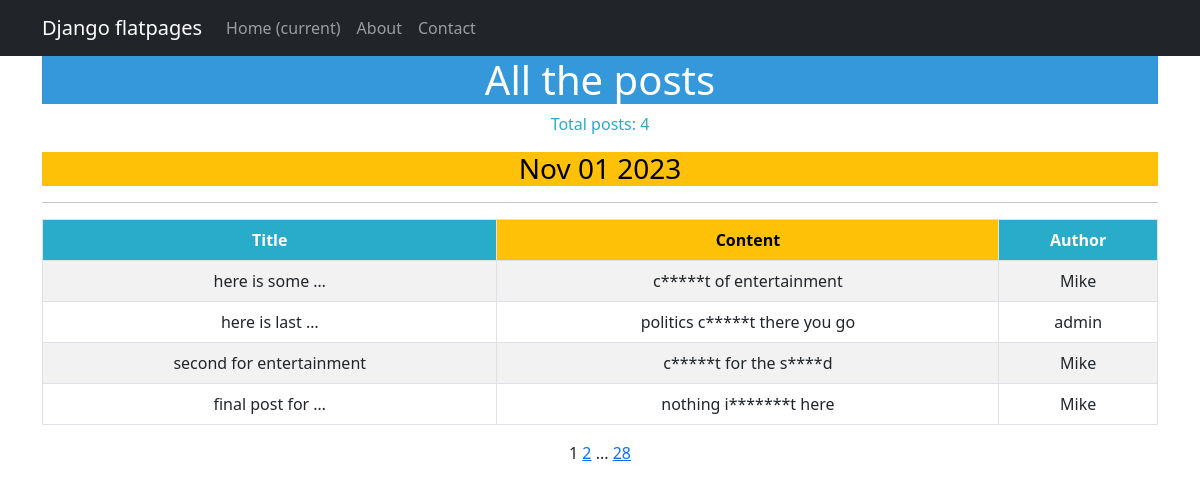
The app's page /articles/ with its own data.
### application/models.py (models this page shows, shortened)
class Post(models.Model):
    author = models.ForeignKey(Author, on_delete=models.CASCADE)
    options = models.CharField(max_length=10, choices=[('article', 'Article'), ('news', 'News')], default='article')
    time_of_creation = models.DateTimeField(auto_now_add=True)   #auto_now_add=True
    categories = models.ManyToManyField('Category', through='PostCategory')
    title = models.CharField(max_length=255)            #app - client_name
    content_of_article = models.TextField()             #app - message
    rating = models.IntegerField(default=0)

class Author(models.Model):
    author = models.OneToOneField(User, on_delete=models.CASCADE)
    rating = models.IntegerField(default=0)

### application/views.py (the view)
# urls.py: path('', PostList.as_view(), name='post_list'),# cache_page(60) is off
class PostList(ListView):
    model = Post
    template_name = 'posts.html'
    context_object_name = 'posts'
    paginate_by = 4

### application/templatetags/custom_filters_app.py (called while the page is built)
@register.filter
def replace_letters(value):
    words = value.split()
    result = []
    for word in words:
        if word in forbidden_words:
            result.append(word[0] + '*' * (len(word)-2) + word[-1])
        else:
            result.append(word)
    return ' '.join(result)

### news/templatetags/custom_tags.py (called while the page is built)
@register.simple_tag()
def current_time(format_string='%b %d %Y'):
   return datetime.utcnow().strftime(format_string)

@register.simple_tag(takes_context=True)
def url_replace(context, **kwargs):
   d = context['request'].GET.copy()
   for k, v in kwargs.items():
      d[k] = v
   return d.urlencode()

### templates/posts.html (shortened to what this page needs)
{% extends 'flatpages/default.html' %}
{% load custom_filters_app%}
{% load custom_tags %}
{% block content %}
   <h1 style="background-color: #3498DB; color: #ffffff;">All the posts</h1>
   <p style="color: #29ABCA;">Total posts: {{ posts|length }}</p>
   <h3 style="background-color: #FFC107; color: #000000;">{% current_time '%b %d %Y' %}</h3>
   <hr>
   {% if posts %}
       <table class="table table-bordered table-striped table-hover">
           <thead>
               <tr>
                   <th style="background-color: #29ABCA; color: #ffffff;">Title</th>
                   <th style="background-color: #FFC107; color: #000000;">Content</th>
                   <th style="background-color: #29ABCA; color: #ffffff;">Author</th>
               </tr>
           </thead>
           <tbody>
           {% for post in posts %}
           <tr>
               <td>{{ post.title | truncatewords:3 }}</td>
               <td>{{ post.content_of_article | truncatewords:10 | replace_letters }}</td>
               <td>{{ post.author.author  }}</td>
           </tr>
           {% endfor %}
       </table>
   {% else %}
       <h2 style="color: #29ABCA;">No posts!</h2>
   {% endif %}
   {{ page_obj.number }}
   {% if page_obj.has_next %}
       <a href="?{% url_replace page=page_obj.next_page_number %}">{{ page_obj.next_page_number }}</a>
       {% if paginator.num_pages != page_obj.next_page_number %}
           ...
           <a href="?{% url_replace page=page_obj.paginator.num_pages %}">{{ page_obj.paginator.num_pages }}</a>
       {% endif %}
   {% endif %}
{% endblock content %}

### records on screen
Post: title "here is some …", content_of_article "c*****t of entertainment", author.author "Mike"
Post: title "here is last …", content_of_article "politics c*****t there you go", author.author "admin"
Post: title "second for entertainment", content_of_article "c*****t for the s****d", author.author "Mike"
Post: title "final post for …", content_of_article "nothing i*******t here", author.author "Mike"

### other values on screen
{{ posts|length }} "4"
{{ page_obj.number }} "1"
{{ page_obj.next_page_number }} "2"
{{ page_obj.paginator.num_pages }} "28"
